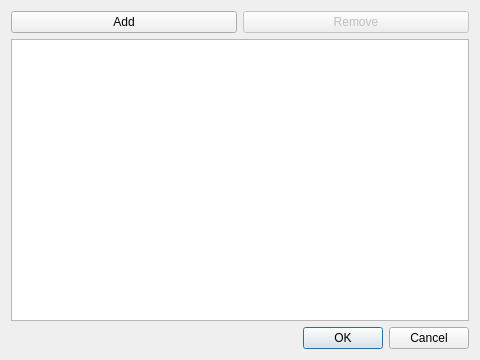
<?xml version="1.0" encoding="UTF-8"?>
<ui version="4.0">
 <class>DialogEditObjectiveDestroy</class>
 <widget class="QDialog" name="DialogEditObjectiveDestroy">
  <property name="geometry">
   <rect>
    <x>0</x>
    <y>0</y>
    <width>480</width>
    <height>360</height>
   </rect>
  </property>
  <property name="windowTitle">
   <string>Edit Objective Destroy</string>
  </property>
  <property name="modal">
   <bool>true</bool>
  </property>
  <layout class="QGridLayout" name="gridLayout">
   <item row="0" column="0">
    <widget class="QPushButton" name="pushButtonDestroyUnitAdd">
     <property name="text">
      <string>Add</string>
     </property>
    </widget>
   </item>
   <item row="0" column="1">
    <widget class="QPushButton" name="pushButtonDestroyUnitRemove">
     <property name="enabled">
      <bool>false</bool>
     </property>
     <property name="text">
      <string>Remove</string>
     </property>
    </widget>
   </item>
   <item row="1" column="0" colspan="2">
    <widget class="QListWidget" name="listWidgetDestroyUnits"/>
   </item>
   <item row="2" column="0" colspan="2">
    <widget class="QDialogButtonBox" name="buttonBox">
     <property name="orientation">
      <enum>Qt::Horizontal</enum>
     </property>
     <property name="standardButtons">
      <set>QDialogButtonBox::Cancel|QDialogButtonBox::Ok</set>
     </property>
    </widget>
   </item>
  </layout>
 </widget>
 <resources/>
 <connections>
  <connection>
   <sender>buttonBox</sender>
   <signal>accepted()</signal>
   <receiver>DialogEditObjectiveDestroy</receiver>
   <slot>accept()</slot>
   <hints>
    <hint type="sourcelabel">
     <x>248</x>
     <y>254</y>
    </hint>
    <hint type="destinationlabel">
     <x>157</x>
     <y>274</y>
    </hint>
   </hints>
  </connection>
  <connection>
   <sender>buttonBox</sender>
   <signal>rejected()</signal>
   <receiver>DialogEditObjectiveDestroy</receiver>
   <slot>reject()</slot>
   <hints>
    <hint type="sourcelabel">
     <x>316</x>
     <y>260</y>
    </hint>
    <hint type="destinationlabel">
     <x>286</x>
     <y>274</y>
    </hint>
   </hints>
  </connection>
 </connections>
</ui>
